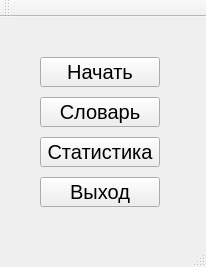
<?xml version="1.0" encoding="UTF-8"?>
<ui version="4.0">
 <class>MainWindow</class>
 <widget class="QMainWindow" name="MainWindow">
  <property name="geometry">
   <rect>
    <x>0</x>
    <y>0</y>
    <width>206</width>
    <height>267</height>
   </rect>
  </property>
  <property name="windowTitle">
   <string>MainWindow</string>
  </property>
  <property name="windowOpacity">
   <double>1.000000000000000</double>
  </property>
  <property name="styleSheet">
   <string notr="true"/>
  </property>
  <widget class="QWidget" name="centralWidget">
   <widget class="QPushButton" name="btnDictionary">
    <property name="geometry">
     <rect>
      <x>40</x>
      <y>80</y>
      <width>120</width>
      <height>30</height>
     </rect>
    </property>
    <property name="font">
     <font>
      <family>Segoe UI</family>
      <pointsize>15</pointsize>
     </font>
    </property>
    <property name="text">
     <string>Словарь</string>
    </property>
   </widget>
   <widget class="QPushButton" name="btnStart">
    <property name="geometry">
     <rect>
      <x>40</x>
      <y>40</y>
      <width>120</width>
      <height>30</height>
     </rect>
    </property>
    <property name="font">
     <font>
      <family>Segoe UI</family>
      <pointsize>15</pointsize>
     </font>
    </property>
    <property name="styleSheet">
     <string notr="true"/>
    </property>
    <property name="text">
     <string>Начать</string>
    </property>
   </widget>
   <widget class="QPushButton" name="btnStatistics">
    <property name="geometry">
     <rect>
      <x>40</x>
      <y>120</y>
      <width>120</width>
      <height>30</height>
     </rect>
    </property>
    <property name="font">
     <font>
      <family>Segoe UI</family>
      <pointsize>15</pointsize>
     </font>
    </property>
    <property name="text">
     <string>Статистика</string>
    </property>
   </widget>
   <widget class="QPushButton" name="pushButton">
    <property name="geometry">
     <rect>
      <x>40</x>
      <y>160</y>
      <width>120</width>
      <height>30</height>
     </rect>
    </property>
    <property name="font">
     <font>
      <family>Segoe UI</family>
      <pointsize>15</pointsize>
     </font>
    </property>
    <property name="text">
     <string>Выход</string>
    </property>
   </widget>
  </widget>
  <widget class="QMenuBar" name="menuBar">
   <property name="geometry">
    <rect>
     <x>0</x>
     <y>0</y>
     <width>206</width>
     <height>21</height>
    </rect>
   </property>
  </widget>
  <widget class="QToolBar" name="mainToolBar">
   <attribute name="toolBarArea">
    <enum>TopToolBarArea</enum>
   </attribute>
   <attribute name="toolBarBreak">
    <bool>false</bool>
   </attribute>
  </widget>
  <widget class="QStatusBar" name="statusBar"/>
 </widget>
 <layoutdefault spacing="6" margin="11"/>
 <resources/>
 <connections/>
</ui>
